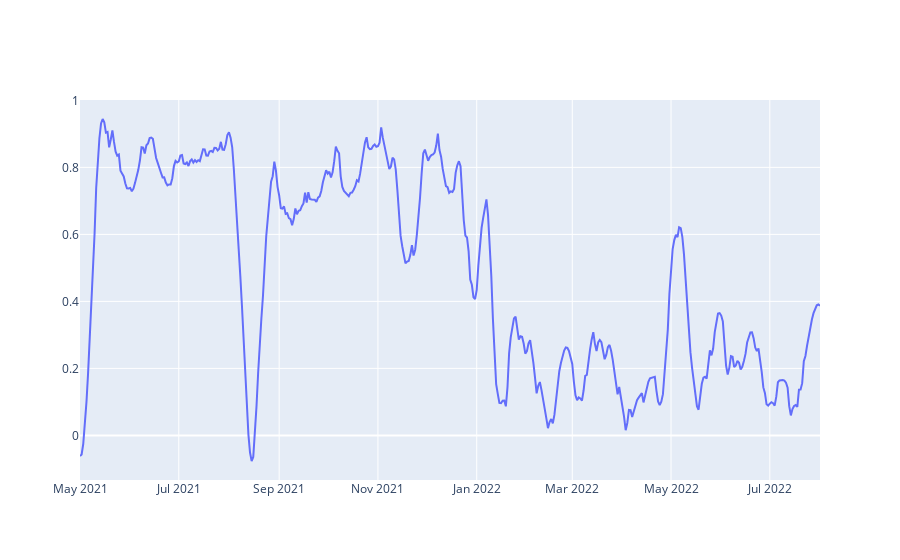

Notebook code for this chart:
### Code cell
from scipy import signal

fig = go.Figure()

fig.add_trace(go.Scatter(
    x=df_plot.Time.values.tolist(),
    y=signal.savgol_filter(df_plot['Score'].values.tolist(),
                           20, # window size used for filtering
                           3), # order of fitted polynomial
    name='Savitzky-Golay'
))

### Figure 1 — Plotly figure (JSON) as saved in the notebook; plotly's stock layout.template omitted (floating-point values rounded to 4 significant figures; data arrays with more than 128 entries replaced by an {"elided": "..."} marker saying what was removed)
{"data": [{"name": "Savitzky-Golay", "type": "scatter", "x": {"elided": "458 str values"}, "y": {"elided": "458 float values"}}], "layout": {}}
